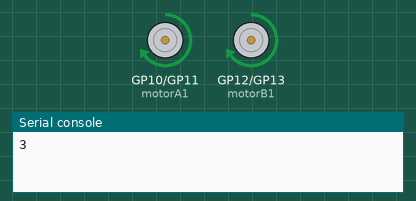
Recording of a program running on a simulated Raspberry Pi Pico running MicroPython. Parts: motor-driver pin pairs drawn as motors (green arrow = first pin HIGH = forward, orange = second pin HIGH = backward, longer = more drive), the last lines printed to the serial console.

Above: at 0.1 s.
At 38.2 s:
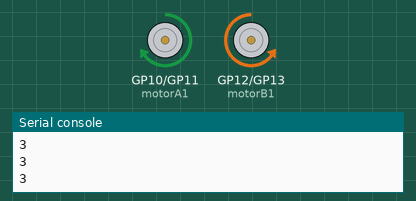
Timing chart, 0 to 39.7 s (numbered marks = the images above):
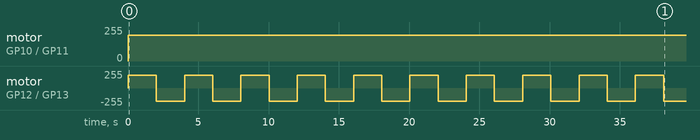

The program:

29._Bumper_Cars.py
```python
from machine import Pin,ADC,PWM
from utime import sleep

CollisionPin_L = 17      # Collision sensor(left)
CollisionPin_R = 18      # Collision sensor(right)
MotorPinA_1A = 10
MotorPinA_1B = 11
MotorPinB_1A = 12
MotorPinB_1B = 13

def setup():
    global motorA1
    global motorA2
    global motorB1
    global motorB2
    global Collision_L
    global Collision_R
    motorA1 = PWM(Pin(MotorPinA_1A))
    motorA2 = PWM(Pin(MotorPinA_1B))
    motorB1 = PWM(Pin(MotorPinB_1A))
    motorB2 = PWM(Pin(MotorPinB_1B))
    Collision_L = Pin(CollisionPin_L,Pin.IN,Pin.PULL_UP)
    Collision_R = Pin(CollisionPin_R,Pin.IN,Pin.PULL_UP)

def motor(A1,A2,B1,B2):
    motorA1.duty_u16(A1)
    motorA2.duty_u16(A2)
    motorB1.duty_u16(B1)
    motorB2.duty_u16(B2)

def loop():
    while True:
        Sum = Collision_L.value() * 2 + Collision_R.value()
        print(Sum)
        speed = 50000
        sleep(0.01)
        if Sum == 0:                  # No collision on the left and right
            motor(0,speed,0,speed)    # forward
        if Sum == 1:                  # Collision on the right
            motor(speed,0,speed,0)    # backward
            sleep(2)
            motor(speed,0,0,speed)    # Turn left
            sleep(2)
        if Sum == 2:                   # Collision on the left
            motor(speed,0,speed,0)     # backward
            sleep(2)
            motor(0,speed,speed,0)    # Turn right
            sleep(2)
        if Sum == 3:                  # Collision on the left and right, U-turn
            motor(speed,0,speed,0)    # backward
            sleep(2)
            motor(speed,0,0,speed)    # Turn left
            sleep(2)

if __name__ == '__main__':
    setup()
    loop()                            
```

Measured:
- by itself, motor on GP10 (motorA1) / GP11 (motorA2): stopped → forward 195/255 at 0.01 s
- by itself, motor on GP12 (motorB1) / GP13 (motorB2): alternates forward 195/255 for 2.0 s and backward 195/255 for 2.0 s
